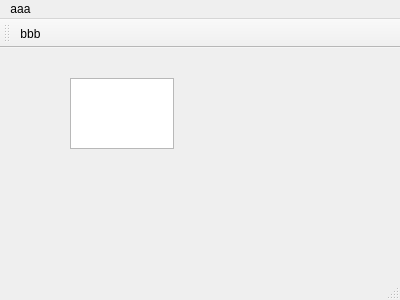
<?xml version="1.0" encoding="UTF-8"?>
<ui version="4.0">
 <class>MainWindow</class>
 <widget class="QMainWindow" name="MainWindow">
  <property name="geometry">
   <rect>
    <x>0</x>
    <y>0</y>
    <width>400</width>
    <height>300</height>
   </rect>
  </property>
  <property name="windowTitle">
   <string>MainWindow</string>
  </property>
  <widget class="QWidget" name="centralWidget">
   <widget class="QPlainTextEdit" name="plainTextEdit">
    <property name="geometry">
     <rect>
      <x>70</x>
      <y>30</y>
      <width>104</width>
      <height>71</height>
     </rect>
    </property>
   </widget>
  </widget>
  <widget class="QMenuBar" name="menuBar">
   <property name="geometry">
    <rect>
     <x>0</x>
     <y>0</y>
     <width>400</width>
     <height>23</height>
    </rect>
   </property>
   <widget class="QMenu" name="menuaaa">
    <property name="title">
     <string>aaa</string>
    </property>
    <addaction name="actionbbb_2"/>
   </widget>
   <addaction name="menuaaa"/>
  </widget>
  <widget class="QToolBar" name="mainToolBar">
   <attribute name="toolBarArea">
    <enum>TopToolBarArea</enum>
   </attribute>
   <attribute name="toolBarBreak">
    <bool>false</bool>
   </attribute>
   <addaction name="actionbbb"/>
  </widget>
  <widget class="QStatusBar" name="statusBar"/>
  <action name="actionbbb">
   <property name="text">
    <string>bbb</string>
   </property>
  </action>
  <action name="actionbbb_2">
   <property name="text">
    <string>bbb</string>
   </property>
  </action>
 </widget>
 <layoutdefault spacing="6" margin="11"/>
 <resources/>
 <connections/>
</ui>
